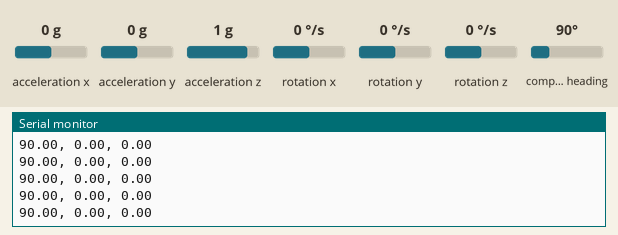
Bench run of a sketch on a simulated Arduino Uno, built with avr-gcc and run on an emulated ATmega328P. Parts: the last lines printed to the serial monitor. Inputs (shaded band) come from the test bench; at power-on: acceleration x 0 g, acceleration y 0 g, compass heading 90°, acceleration z 1 g, rotation x 0 °/s, rotation y 0 °/s, rotation z 0 °/s.

Above: at 3.2 s.
3.3 s: acceleration x set to -1.4 g
At 4.4 s:
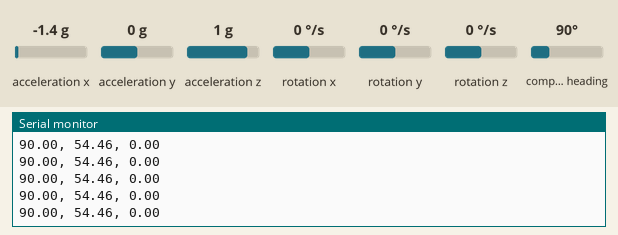
4.8 s: acceleration y set to 0.8 g
At 5.9 s:
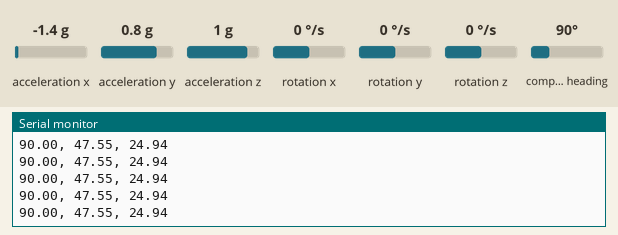
7.8 s: compass heading set to 352°
At 8.4 s:
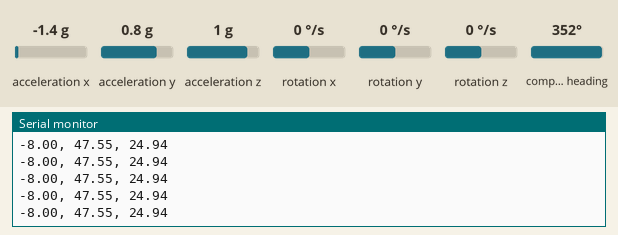
10.8 s: acceleration z set to -1.4 g
At 11.9 s:
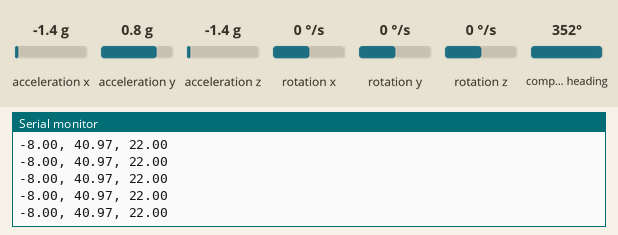
12.3 s: compass heading set to 269°
At 13.2 s:
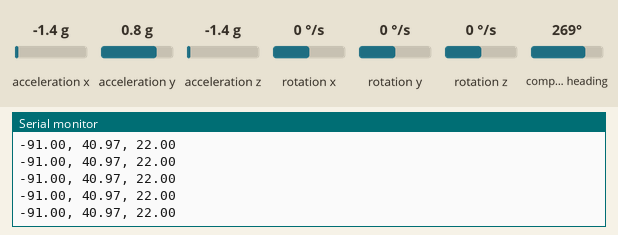
Timing chart, 0 to 15.3 s (numbered marks = the images above; inputs shaded):
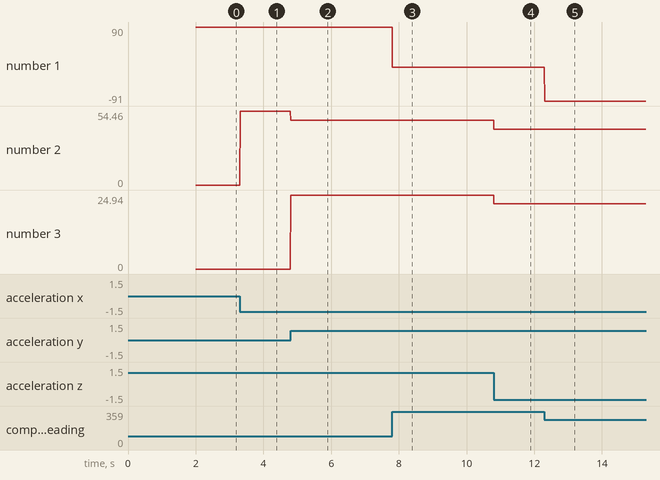

Measured:
- after the input at 3.3 s, the serial monitor: prints a new line at once (image 1)
- after the input at 4.8 s, the serial monitor: prints a new line at once (image 2)
- after the input at 7.8 s, the serial monitor: prints a new line at once (image 3)
- after the input at 10.8 s, the serial monitor: prints a new line at once (image 4)
- after the input at 12.3 s, the serial monitor: prints a new line at once (image 5)
- plotted number 1: 90 → -8 after the input at 7.8 s, -8 → -91 after the input at 12.3 s
- plotted number 2: 0 → 54.46 after the input at 3.3 s, 54.46 → 47.55 after the input at 4.8 s, 47.55 → 40.97 after the input at 10.8 s
- plotted number 3: 0 → 24.94 after the input at 4.8 s, 24.94 → 22 after the input at 10.8 s

The sketch:

03_MPU9250_Test_Code.ino
```cpp
#include "MPU9250.h"

MPU9250 mpu; // You can also use MPU9255 as is

void setup() {
    Serial.begin(115200);
    Wire.begin();
    delay(2000);

    mpu.setup(0x68);  // change to your own address
}

void loop() {
    if (mpu.update()) {
        Serial.print(mpu.getYaw()); Serial.print(", ");
        Serial.print(mpu.getPitch()); Serial.print(", ");
        Serial.println(mpu.getRoll());
    }
}
```
